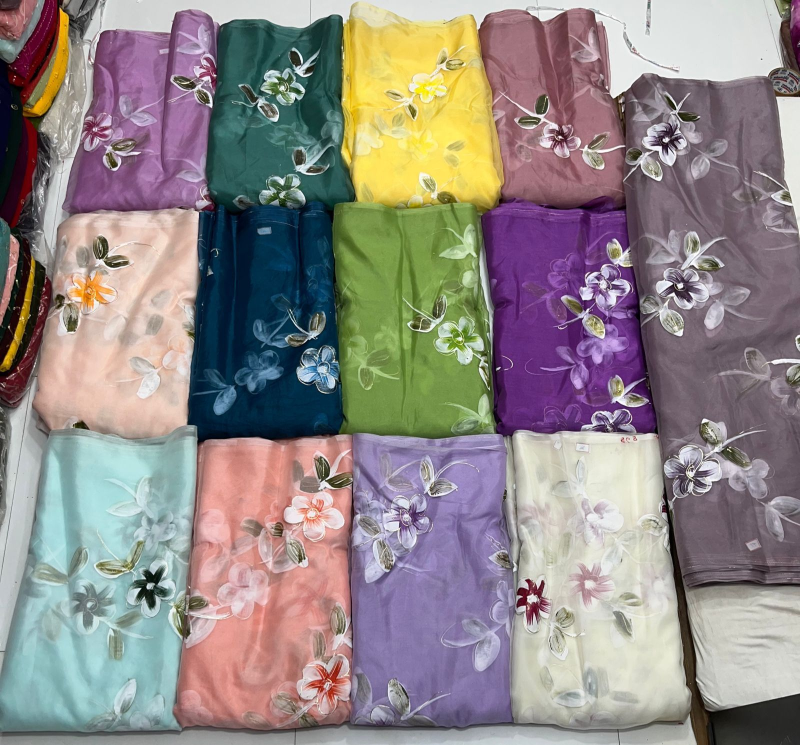
#> input picture Dataset/image_group.jpg, 1600 x 1489 px, found by its file name (shown at 1/2 size)
$ python yellow.py
#> lines starting #> are read from the running program, lines starting #| are printed output that depends on the picture; after the words box and inside, x2 and y2 are one past the last pixel; in counts of white or black regions, pixels touching at a corner belong together
from PIL import Image
import numpy as np
import cv2
import os

os.environ['PYDEVD_WARN_EVALUATION_TIMEOUT'] = '10'  # Set timeout to 10 seconds
import threading
from sklearn.cluster import KMeans

# Example usage
# Load the original image with all sarees
original_img_path = 'image_group.jpg'
target_img_path = 'image_single.jpg'


# Function to get channel averages
def get_ch_avgs(im):
    if im is None:
        print("Error: Unable to read the image.")
        return None

    # Convert image to float32 to avoid data type issues
    im = im.astype(np.float32)

    non_zero_c = cv2.countNonZero(im.sum(axis=2))
    ch_avgs = np.array([im[:, :, 0].sum(), im[:, :, 1].sum(), im[:, :, 2].sum()])
    ch_avgs = ch_avgs / non_zero_c
    return ch_avgs


# Function to extract the largest ROI from the original image based on bounding boxes
def extract_largest_roi(original_image, bounding_boxes):
    if not bounding_boxes:
        return None

    # Find the index of the largest bounding box based on area
    largest_index = np.argmax([w * h for x, y, w, h in bounding_boxes])

    x, y, w, h = bounding_boxes[largest_index]

    # Adjust ROI coordinates to exclude the border
    border_thickness = 2
    x += border_thickness
    y += border_thickness
    w -= 2 * border_thickness
    h -= 2 * border_thickness

    roi = original_image[y:y + h, x:x + w]
    return roi


# Load the group image
group_image = cv2.imread(original_img_path)
#> group_image is the input picture: shape (1489, 1600, 3); mean B, G, R 134.6, 136.3, 144.7
if group_image is None:
    print(f"Error: Unable to read the group image from {original_img_path}")
else:
    # Convert to HSV
    hsv_image = cv2.cvtColor(group_image, cv2.COLOR_BGR2HSV)
#> hsv_image: shape (1489, 1600, 3); mean H, S, V 86.3, 76.4, 157.6
    lower_yellow = np.array([20, 100, 100])
    upper_yellow = np.array([30, 255, 255])

    # Create a mask for yellow color
    yellow_mask = cv2.inRange(hsv_image, lower_yellow, upper_yellow)
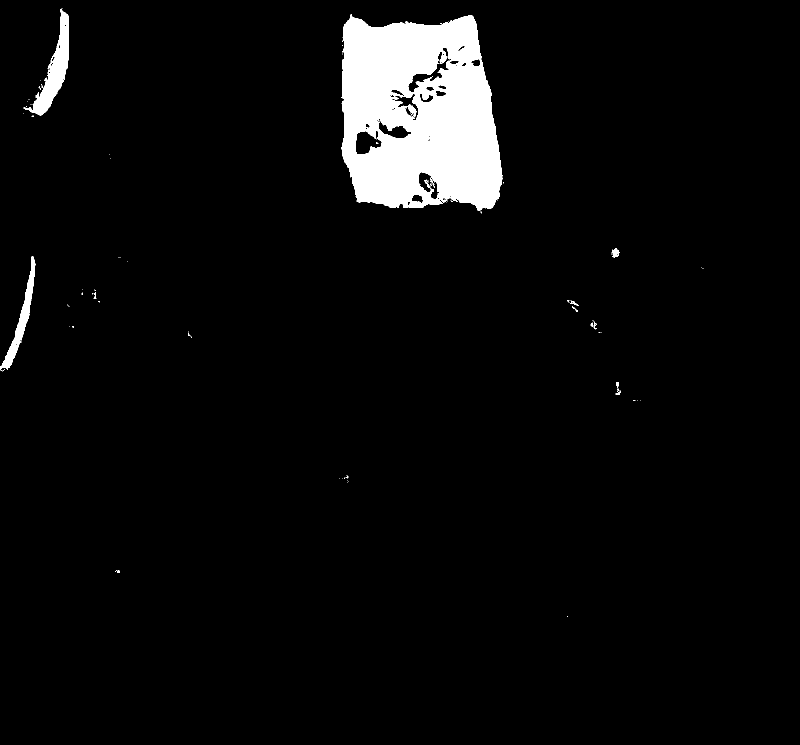
#> yellow_mask: shape (1489, 1600) (shown at 1/2 size); 4.5% white; 95 white regions (82 under 20 px)

    # Find contours in the mask
    contours, _ = cv2.findContours(yellow_mask, cv2.RETR_EXTERNAL, cv2.CHAIN_APPROX_SIMPLE)
#> contours = 84 contours, 76 with area under 20; largest, box (x1, y1, x2, y2) and area: (683, 28, 1005, 421) 105772, (47, 17, 138, 231) 5461, (0, 512, 71, 740) 2896, (1224, 497, 1239, 515) 163, (1141, 601, 1158, 612) 30, (1232, 764, 1238, 773) 28, (1187, 643, 1193, 659) 26, (1231, 781, 1242, 790) 24

    # List to store bounding boxes
    bounding_boxes = []

    # Draw bounding boxes around the detected regions and store bounding box coordinates
    for contour in contours:
        x, y, w, h = cv2.boundingRect(contour)

        # Ignore small contours
        if w * h < 15500:
            continue

        bounding_boxes.append((x, y, w, h))
        cv2.rectangle(group_image, (x, y), (x + w, y + h), (0, 255, 0), 2)
#> this loop made 84 passes
#> (x, y, w, h) on passes 2, 3, 4, 5, 6, 7, 8, 10, 12, 13, 16, 17: (230, 1141, 10, 5), (695, 965, 1, 1), (696, 962, 1, 1), (695, 960, 1, 1), (694, 957, 1, 1), (678, 957, 1, 1), (684, 956, 1, 1), (691, 953, 6, 3), (1274, 801, 1, 1), (1281, 800, 1, 1), (1231, 781, 11, 9), (1238, 781, 1, 1)
#> (contour, x, y, w, h) on passes 1, 9, 11, 14, 15, 19: ([[1134, 1232], [1135, 1233]], 1134, 1232, 2, 2), ([[689, 955], [688, 956], [689, 956]], 688, 955, 2, 2), ([[693, 951], [694, 951]], 693, 951, 2, 1), ([[1269, 800], [1269, 801], [1270, 801]], 1269, 800, 2, 2), ([[1266, 800], [1267, 801]], 1266, 800, 2, 2), ([[1234, 774], [1234, 776]], 1234, 774, 1, 3)
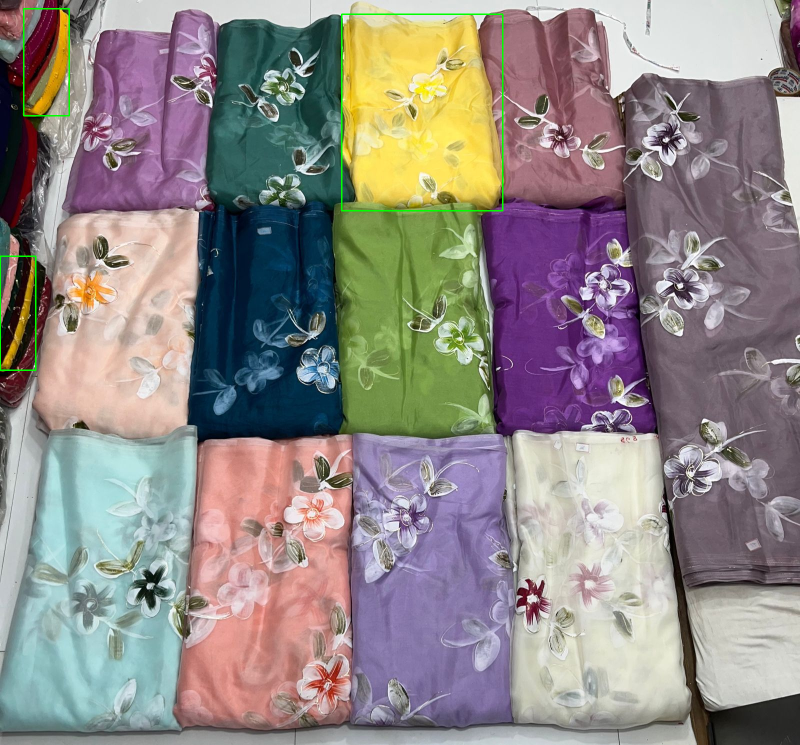
#> group_image: shape (1489, 1600, 3) (shown at 1/2 size); 0.32% of pixels changed, all inside (x1, y1, x2, y2) = (0, 16, 1007, 742)
#> after the loop, bounding_boxes = [(0, 512, 71, 228), (683, 28, 322, 393), (47, 17, 91, 214)]

    # Save the image with bounding boxes
    cv2.imwrite('yellow_saree_with_boxes.jpg', group_image)

    # Extract the largest ROI based on bounding boxes
    largest_roi = extract_largest_roi(group_image, bounding_boxes)
#> in extract_largest_roi, `largest_index = np.argmax([w * h for x, y, w, h in bounding_boxes])`: largest_index = 1
#> in extract_largest_roi, `x, y, w, h = bounding_boxes[largest_index]`: x = 683; y = 28; w = 322; h = 393
#> in extract_largest_roi, `x += border_thickness`: x = 685
#> in extract_largest_roi, `y += border_thickness`: y = 30
#> in extract_largest_roi, `w -= 2 * border_thickness`: w = 318
#> in extract_largest_roi, `h -= 2 * border_thickness`: h = 389
#> in extract_largest_roi, `roi = original_image[y:y + h, x:x + w]`:
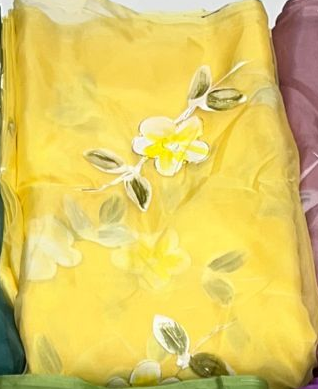
#> roi: shape (389, 318, 3); mean B, G, R 97.9, 200.8, 223.4

    # Save the largest ROI without the border
    if largest_roi is not None:
        cv2.imwrite('largest_roi_without_border.jpg', largest_roi)
